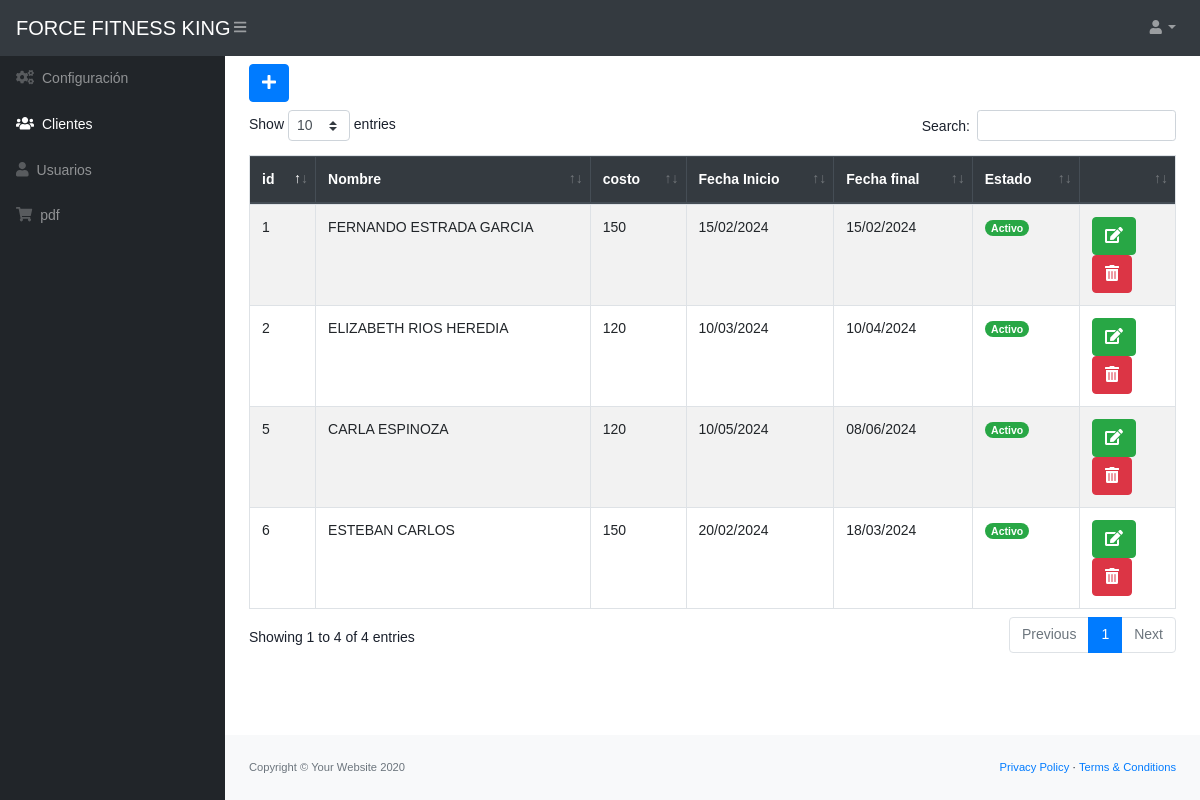
Screenshot of /src/clientes.php (signed in) with the database file from the repository.
### tables this page shows
CREATE TABLE `cliente` (
  `idcliente` int(11) NOT NULL,
  `nombre` varchar(100) NOT NULL,
  `costo` varchar(15) NOT NULL,
  `fecha_inicio` varchar(200) NOT NULL,
  `fecha_final` varchar(100) NOT NULL,
  `usuario_id` int(11) NOT NULL,
  `estado` int(11) NOT NULL DEFAULT 1
);

### src/clientes.php (the view, shortened to what this page needs)
<?php include_once "includes/header.php";
?>
<button class="btn btn-primary mb-2" type="button" data-toggle="modal" data-target="#nuevo_cliente"><i class="fas fa-plus"></i></button>
<div class="table-responsive">
    <table class="table table-striped table-bordered" id="tbl">
        <thead class="thead-dark">
            <tr>
                <th>id</th>
                <th>Nombre</th>
                <th>costo</th>
                <th>Fecha Inicio</th>
                <th>Fecha final</th>
                <th>Estado</th>
                <th></th>
            </tr>
        </thead>
        <tbody>
            <?php
            include "../conexion.php";
            $query = mysqli_query($conexion, "SELECT * FROM cliente");
            $result = mysqli_num_rows($query);
            if ($result > 0) {
                while ($data = mysqli_fetch_assoc($query)) {
                    if ($data['estado'] == 1) {
                        $estado = '<span class="badge badge-pill badge-success">Activo</span>';
                    } else {
                        $estado = '<span class="badge badge-pill badge-danger">Inactivo</span>';
                    }
            ?>
                    <tr>
                        <td><?php echo $data['idcliente']; ?></td>
                        <td><?php echo $data['nombre']; ?></td>
                        <td><?php echo $data['costo']; ?></td>
                        <td><?php echo $data['fecha_inicio']; ?></td>
                        <td><?php echo $data['fecha_final']; ?></td>
                        <td><?php echo $estado; ?></td>
                        <td>
                            <?php if ($data['estado'] == 1) { ?>
                                <a href="editar_cliente.php?id=<?php echo $data['idcliente']; ?>" class="btn btn-success"><i class='fas fa-edit'></i></a>
                                <form action="eliminar_cliente.php?id=<?php echo $data['idcliente']; ?>" method="post" class="confirmar d-inline">
                                    <button class="btn btn-danger" type="submit"><i class='fas fa-trash-alt'></i> </button>
                                </form>
                            <?php } ?>
                        </td>
                    </tr>
            <?php }
            } ?>
        </tbody>
    </table>
</div>
<?php include_once "includes/footer.php"; ?>

### src/includes/header.php (shortened to what this page needs)
<!DOCTYPE html>
<html lang="en">
<head>
    <link href="../assets/css/styles.css" rel="stylesheet" />
    <link href="../assets/css/dataTables.bootstrap4.min.css" rel="stylesheet" />
    <link rel="stylesheet" href="../assets/js/jquery-ui/jquery-ui.min.css">
</head>
<body class="sb-nav-fixed">
    <nav class="sb-topnav navbar navbar-expand navbar-dark bg-dark">
        <a class="navbar-brand" href="index.php">FORCE FITNESS KING</a>
        <button class="btn btn-link btn-sm order-1 order-lg-0" id="sidebarToggle" href="#"><i class="fas fa-bars"></i></button>
        <ul class="navbar-nav ml-auto">
            <li class="nav-item dropdown">
                <a class="nav-link dropdown-toggle" id="userDropdown" href="#" role="button" data-toggle="dropdown" aria-haspopup="true" aria-expanded="false"><i class="fas fa-user fa-fw"></i></a>
            </li>
        </ul>
    </nav>
    <div id="layoutSidenav">
        <div id="layoutSidenav_nav">
            <nav class="sb-sidenav accordion sb-sidenav-dark" id="sidenavAccordion">
                <div class="sb-sidenav-menu">
                    <div class="nav">
                        <a class="nav-link" href="config.php">
                            <div class="sb-nav-link-icon"><i class="fas fa-cogs"></i></div>
                            Configuración
                        </a>
                        <a class="nav-link" href="clientes.php">
                            <div class="sb-nav-link-icon"><i class="fas fa-users"></i></div>
                            Clientes
                        </a>
                        <a class="nav-link" href="usuarios.php">
                            <div class="sb-nav-link-icon"><i class="fas fa-user"></i></div>
                            Usuarios
                        </a>
                        <a class="nav-link" href="lista_ventas.php">
                            <div class="sb-nav-link-icon"><i class="fas fa-shopping-cart"></i></div>
                            pdf
                        </a>
                    </div>
                </div>
            </nav>
        </div>
        <div id="layoutSidenav_content">
            <main>
                <div class="container-fluid mt-2">

### src/includes/footer.php (shortened to what this page needs)
</div>
</main>
<footer class="py-4 bg-light mt-auto">
    <div class="container-fluid">
        <div class="d-flex align-items-center justify-content-between small">
            <div class="text-muted">Copyright &copy; Your Website 2020</div>
            <div>
                <a href="#">Privacy Policy</a>
                &middot;
                <a href="#">Terms &amp; Conditions</a>
            </div>
        </div>
    </div>
</footer>
</div>
</div>
</body>
</html>

### rows the page displays
cliente: idcliente "1", nombre "FERNANDO ESTRADA GARCIA", costo "150", fecha_inicio "15/02/2024", fecha_final "15/02/2024", estado "Activo"
cliente: idcliente "2", nombre "ELIZABETH RIOS HEREDIA", costo "120", fecha_inicio "10/03/2024", fecha_final "10/04/2024", estado "Activo"
cliente: idcliente "5", nombre "CARLA ESPINOZA", costo "120", fecha_inicio "10/05/2024", fecha_final "08/06/2024", estado "Activo"
cliente: idcliente "6", nombre "ESTEBAN CARLOS", costo "150", fecha_inicio "20/02/2024", fecha_final "18/03/2024", estado "Activo"
